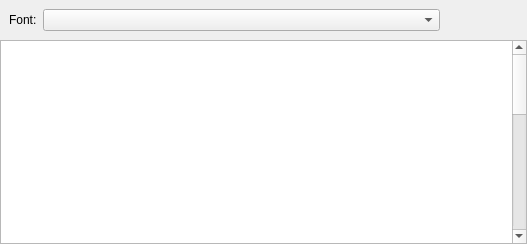
<?xml version="1.0" encoding="UTF-8"?>
<ui version="4.0">
 <class>QUOpenFontDialog</class>
 <widget class="QDialog" name="QUOpenFontDialog">
  <property name="geometry">
   <rect>
    <x>0</x>
    <y>0</y>
    <width>527</width>
    <height>244</height>
   </rect>
  </property>
  <property name="windowTitle">
   <string>Select Font</string>
  </property>
  <layout class="QVBoxLayout" name="verticalLayout">
   <property name="spacing">
    <number>0</number>
   </property>
   <property name="leftMargin">
    <number>0</number>
   </property>
   <property name="topMargin">
    <number>0</number>
   </property>
   <property name="rightMargin">
    <number>0</number>
   </property>
   <property name="bottomMargin">
    <number>0</number>
   </property>
   <item>
    <widget class="QWidget" name="widget" native="true">
     <layout class="QHBoxLayout" name="horizontalLayout_2">
      <item>
       <widget class="QLabel" name="label">
        <property name="text">
         <string>Font:</string>
        </property>
       </widget>
      </item>
      <item>
       <widget class="QUFontComboBox" name="fontComboBox">
        <property name="sizePolicy">
         <sizepolicy hsizetype="Expanding" vsizetype="Fixed">
          <horstretch>0</horstretch>
          <verstretch>0</verstretch>
         </sizepolicy>
        </property>
       </widget>
      </item>
      <item>
       <layout class="QHBoxLayout" name="horizontalLayout">
        <property name="spacing">
         <number>3</number>
        </property>
        <item>
         <widget class="QPushButton" name="browseButton">
          <property name="sizePolicy">
           <sizepolicy hsizetype="Fixed" vsizetype="Fixed">
            <horstretch>0</horstretch>
            <verstretch>0</verstretch>
           </sizepolicy>
          </property>
          <property name="maximumSize">
           <size>
            <width>22</width>
            <height>22</height>
           </size>
          </property>
          <property name="toolTip">
           <string>Open File</string>
          </property>
          <property name="text">
           <string/>
          </property>
          <property name="icon">
           <iconset resource="QUApplication.qrc">
            <normaloff>:/images/open_d.svg</normaloff>:/images/open_d.svg</iconset>
          </property>
          <property name="iconSize">
           <size>
            <width>22</width>
            <height>22</height>
           </size>
          </property>
          <property name="flat">
           <bool>true</bool>
          </property>
         </widget>
        </item>
        <item>
         <widget class="QPushButton" name="filterButton">
          <property name="maximumSize">
           <size>
            <width>22</width>
            <height>22</height>
           </size>
          </property>
          <property name="toolTip">
           <string>Filter</string>
          </property>
          <property name="text">
           <string/>
          </property>
          <property name="icon">
           <iconset resource="QUApplication.qrc">
            <normaloff>:/images/filter_d.png</normaloff>:/images/filter_d.png</iconset>
          </property>
          <property name="iconSize">
           <size>
            <width>22</width>
            <height>22</height>
           </size>
          </property>
          <property name="autoDefault">
           <bool>false</bool>
          </property>
          <property name="flat">
           <bool>true</bool>
          </property>
         </widget>
        </item>
        <item>
         <widget class="QPushButton" name="okButton">
          <property name="sizePolicy">
           <sizepolicy hsizetype="Fixed" vsizetype="Fixed">
            <horstretch>0</horstretch>
            <verstretch>0</verstretch>
           </sizepolicy>
          </property>
          <property name="minimumSize">
           <size>
            <width>22</width>
            <height>22</height>
           </size>
          </property>
          <property name="maximumSize">
           <size>
            <width>22</width>
            <height>22</height>
           </size>
          </property>
          <property name="toolTip">
           <string>OK</string>
          </property>
          <property name="text">
           <string/>
          </property>
          <property name="icon">
           <iconset resource="QUApplication.qrc">
            <normaloff>:/images/ok.png</normaloff>:/images/ok.png</iconset>
          </property>
          <property name="iconSize">
           <size>
            <width>22</width>
            <height>22</height>
           </size>
          </property>
          <property name="default">
           <bool>true</bool>
          </property>
          <property name="flat">
           <bool>true</bool>
          </property>
         </widget>
        </item>
       </layout>
      </item>
     </layout>
    </widget>
   </item>
   <item>
    <widget class="QTextBrowser" name="textBrowser">
     <property name="html">
      <string>&lt;!DOCTYPE HTML PUBLIC &quot;-//W3C//DTD HTML 4.0//EN&quot; &quot;http://www.w3.org/TR/REC-html40/strict.dtd&quot;&gt;
&lt;html&gt;&lt;head&gt;&lt;meta name=&quot;qrichtext&quot; content=&quot;1&quot; /&gt;&lt;style type=&quot;text/css&quot;&gt;
p, li { white-space: pre-wrap; }
&lt;/style&gt;&lt;/head&gt;&lt;body style=&quot; font-family:'.SF NS Text'; font-size:13pt; font-weight:400; font-style:normal;&quot;&gt;
&lt;table border=&quot;0&quot; style=&quot; margin-top:0px; margin-bottom:0px; margin-left:0px; margin-right:0px;&quot; cellspacing=&quot;2&quot; cellpadding=&quot;0&quot;&gt;
&lt;tr&gt;
&lt;td style=&quot; vertical-align:top;&quot;&gt;
&lt;p align=&quot;right&quot; style=&quot; margin-top:0px; margin-bottom:0px; margin-left:0px; margin-right:0px; -qt-block-indent:0; text-indent:0px;&quot;&gt;&lt;span style=&quot; font-family:'-apple-system'; font-size:11px; color:#ffffff;&quot;&gt;UI Name:&lt;/span&gt;&lt;/p&gt;&lt;/td&gt;
&lt;td&gt;
&lt;p style=&quot; margin-top:0px; margin-bottom:0px; margin-left:0px; margin-right:0px; -qt-block-indent:0; text-indent:0px;&quot;&gt;&lt;span style=&quot; font-family:'-apple-system'; font-size:11px; color:#ffffff;&quot;&gt;Symbol - Regular&lt;/span&gt;&lt;/p&gt;&lt;/td&gt;&lt;/tr&gt;
&lt;tr&gt;
&lt;td style=&quot; vertical-align:top;&quot;&gt;
&lt;p align=&quot;right&quot; style=&quot; margin-top:0px; margin-bottom:0px; margin-left:0px; margin-right:0px; -qt-block-indent:0; text-indent:0px;&quot;&gt;&lt;span style=&quot; font-family:'-apple-system'; font-size:11px; color:#ffffff;&quot;&gt;Postscript Name:&lt;/span&gt;&lt;/p&gt;&lt;/td&gt;
&lt;td&gt;
&lt;p style=&quot; margin-top:0px; margin-bottom:0px; margin-left:0px; margin-right:0px; -qt-block-indent:0; text-indent:0px;&quot;&gt;&lt;span style=&quot; font-family:'-apple-system'; font-size:11px; color:#ffffff;&quot;&gt;Symbol&lt;/span&gt;&lt;/p&gt;&lt;/td&gt;&lt;/tr&gt;
&lt;tr&gt;
&lt;td style=&quot; vertical-align:top;&quot;&gt;
&lt;p align=&quot;right&quot; style=&quot; margin-top:0px; margin-bottom:0px; margin-left:0px; margin-right:0px; -qt-block-indent:0; text-indent:0px;&quot;&gt;&lt;span style=&quot; font-family:'-apple-system'; font-size:11px; color:#ffffff;&quot;&gt;Num Glyphs:&lt;/span&gt;&lt;/p&gt;&lt;/td&gt;
&lt;td&gt;
&lt;p style=&quot; margin-top:0px; margin-bottom:0px; margin-left:0px; margin-right:0px; -qt-block-indent:0; text-indent:0px;&quot;&gt;&lt;span style=&quot; font-family:'-apple-system'; font-size:11px; color:#ffffff;&quot;&gt;200&lt;/span&gt;&lt;/p&gt;&lt;/td&gt;&lt;/tr&gt;
&lt;tr&gt;
&lt;td style=&quot; vertical-align:top;&quot;&gt;
&lt;p align=&quot;right&quot; style=&quot; margin-top:0px; margin-bottom:0px; margin-left:0px; margin-right:0px; -qt-block-indent:0; text-indent:0px;&quot;&gt;&lt;span style=&quot; font-family:'-apple-system'; font-size:11px; color:#ffffff;&quot;&gt;UPEM:&lt;/span&gt;&lt;/p&gt;&lt;/td&gt;
&lt;td&gt;
&lt;p style=&quot; margin-top:0px; margin-bottom:0px; margin-left:0px; margin-right:0px; -qt-block-indent:0; text-indent:0px;&quot;&gt;&lt;span style=&quot; font-family:'-apple-system'; font-size:11px; color:#ffffff;&quot;&gt;2048&lt;/span&gt;&lt;/p&gt;&lt;/td&gt;&lt;/tr&gt;
&lt;tr&gt;
&lt;td style=&quot; vertical-align:top;&quot;&gt;
&lt;p align=&quot;right&quot; style=&quot; margin-top:0px; margin-bottom:0px; margin-left:0px; margin-right:0px; -qt-block-indent:0; text-indent:0px;&quot;&gt;&lt;span style=&quot; font-family:'-apple-system'; font-size:11px; color:#ffffff;&quot;&gt;Created Date:&lt;/span&gt;&lt;/p&gt;&lt;/td&gt;
&lt;td&gt;
&lt;p style=&quot; margin-top:0px; margin-bottom:0px; margin-left:0px; margin-right:0px; -qt-block-indent:0; text-indent:0px;&quot;&gt;&lt;span style=&quot; font-family:'-apple-system'; font-size:11px; color:#ffffff;&quot;&gt;1990-01-08 00:00:00 +0000&lt;/span&gt;&lt;/p&gt;&lt;/td&gt;&lt;/tr&gt;
&lt;tr&gt;
&lt;td style=&quot; vertical-align:top;&quot;&gt;
&lt;p align=&quot;right&quot; style=&quot; margin-top:0px; margin-bottom:0px; margin-left:0px; margin-right:0px; -qt-block-indent:0; text-indent:0px;&quot;&gt;&lt;span style=&quot; font-family:'-apple-system'; font-size:11px; color:#ffffff;&quot;&gt;Modified Date:&lt;/span&gt;&lt;/p&gt;&lt;/td&gt;
&lt;td&gt;
&lt;p style=&quot; margin-top:0px; margin-bottom:0px; margin-left:0px; margin-right:0px; -qt-block-indent:0; text-indent:0px;&quot;&gt;&lt;span style=&quot; font-family:'-apple-system'; font-size:11px; color:#ffffff;&quot;&gt;2017-06-09 21:13:33 +0000&lt;/span&gt;&lt;/p&gt;&lt;/td&gt;&lt;/tr&gt;
&lt;tr&gt;
&lt;td style=&quot; vertical-align:top;&quot;&gt;
&lt;p align=&quot;right&quot; style=&quot; margin-top:0px; margin-bottom:0px; margin-left:0px; margin-right:0px; -qt-block-indent:0; text-indent:0px;&quot;&gt;&lt;span style=&quot; font-family:'-apple-system'; font-size:11px; color:#ffffff;&quot;&gt;OpenType Variation:&lt;/span&gt;&lt;/p&gt;&lt;/td&gt;
&lt;td&gt;
&lt;p style=&quot; margin-top:0px; margin-bottom:0px; margin-left:0px; margin-right:0px; -qt-block-indent:0; text-indent:0px;&quot;&gt;&lt;span style=&quot; font-family:'-apple-system'; font-size:11px; color:#ffffff;&quot;&gt;NO&lt;/span&gt;&lt;/p&gt;&lt;/td&gt;&lt;/tr&gt;
&lt;tr&gt;
&lt;td style=&quot; vertical-align:top;&quot;&gt;
&lt;p align=&quot;right&quot; style=&quot; margin-top:0px; margin-bottom:0px; margin-left:0px; margin-right:0px; -qt-block-indent:0; text-indent:0px;&quot;&gt;&lt;span style=&quot; font-family:'-apple-system'; font-size:11px; color:#ffffff;&quot;&gt;Multiple Master:&lt;/span&gt;&lt;/p&gt;&lt;/td&gt;
&lt;td&gt;
&lt;p style=&quot; margin-top:0px; margin-bottom:0px; margin-left:0px; margin-right:0px; -qt-block-indent:0; text-indent:0px;&quot;&gt;&lt;span style=&quot; font-family:'-apple-system'; font-size:11px; color:#ffffff;&quot;&gt;NO&lt;/span&gt;&lt;/p&gt;&lt;/td&gt;&lt;/tr&gt;
&lt;tr&gt;
&lt;td style=&quot; vertical-align:top;&quot;&gt;
&lt;p align=&quot;right&quot; style=&quot; margin-top:0px; margin-bottom:0px; margin-left:0px; margin-right:0px; -qt-block-indent:0; text-indent:0px;&quot;&gt;&lt;span style=&quot; font-family:'-apple-system'; font-size:11px; color:#ffffff;&quot;&gt;OpenType Scripts:&lt;/span&gt;&lt;/p&gt;&lt;/td&gt;
&lt;td&gt;
&lt;p style=&quot; margin-top:0px; margin-bottom:0px; margin-left:0px; margin-right:0px; -qt-block-indent:0; text-indent:0px;&quot;&gt;&lt;span style=&quot; font-family:'-apple-system'; font-size:11px; color:#ffffff;&quot;&gt;DFLT&lt;/span&gt;&lt;/p&gt;&lt;/td&gt;&lt;/tr&gt;
&lt;tr&gt;
&lt;td style=&quot; vertical-align:top;&quot;&gt;
&lt;p align=&quot;right&quot; style=&quot; margin-top:0px; margin-bottom:0px; margin-left:0px; margin-right:0px; -qt-block-indent:0; text-indent:0px;&quot;&gt;&lt;span style=&quot; font-family:'-apple-system'; font-size:11px; color:#ffffff;&quot;&gt;OpenType Languages:&lt;/span&gt;&lt;/p&gt;&lt;/td&gt;
&lt;td&gt;&lt;/td&gt;&lt;/tr&gt;
&lt;tr&gt;
&lt;td style=&quot; vertical-align:top;&quot;&gt;
&lt;p align=&quot;right&quot; style=&quot; margin-top:0px; margin-bottom:0px; margin-left:0px; margin-right:0px; -qt-block-indent:0; text-indent:0px;&quot;&gt;&lt;span style=&quot; font-family:'-apple-system'; font-size:11px; color:#ffffff;&quot;&gt;OpenType Features:&lt;/span&gt;&lt;/p&gt;&lt;/td&gt;
&lt;td&gt;
&lt;p style=&quot; margin-top:0px; margin-bottom:0px; margin-left:0px; margin-right:0px; -qt-block-indent:0; text-indent:0px;&quot;&gt;&lt;span style=&quot; font-family:'-apple-system'; font-size:11px; color:#ffffff;&quot;&gt;ccmp&lt;/span&gt;&lt;/p&gt;&lt;/td&gt;&lt;/tr&gt;
&lt;tr&gt;
&lt;td colspan=&quot;2&quot; style=&quot; vertical-align:bottom;&quot;&gt;
&lt;p align=&quot;center&quot; style=&quot; margin-top:0px; margin-bottom:0px; margin-left:0px; margin-right:0px; -qt-block-indent:0; text-indent:0px;&quot;&gt;&lt;span style=&quot; font-family:'-apple-system'; font-size:11px; color:#ffffff;&quot;&gt;▒▒▒▒▒▒▒▒▒▒▒▒▒▒▒ NAMES ▒▒▒▒▒▒▒▒▒▒▒▒▒▒▒&lt;/span&gt;&lt;/p&gt;&lt;/td&gt;&lt;/tr&gt;
&lt;tr&gt;
&lt;td style=&quot; vertical-align:top;&quot;&gt;
&lt;p align=&quot;right&quot; style=&quot; margin-top:0px; margin-bottom:0px; margin-left:0px; margin-right:0px; -qt-block-indent:0; text-indent:0px;&quot;&gt;&lt;span style=&quot; font-family:'-apple-system'; font-size:11px; color:#ffffff;&quot;&gt;Family Name:&lt;/span&gt;&lt;/p&gt;&lt;/td&gt;
&lt;td&gt;
&lt;p style=&quot; margin-top:0px; margin-bottom:0px; margin-left:0px; margin-right:0px; -qt-block-indent:0; text-indent:0px;&quot;&gt;&lt;span style=&quot; font-family:'-apple-system'; font-size:11px; color:#ffffff;&quot;&gt;Symbol&lt;/span&gt;&lt;/p&gt;&lt;/td&gt;&lt;/tr&gt;
&lt;tr&gt;
&lt;td style=&quot; vertical-align:top;&quot;&gt;
&lt;p align=&quot;right&quot; style=&quot; margin-top:0px; margin-bottom:0px; margin-left:0px; margin-right:0px; -qt-block-indent:0; text-indent:0px;&quot;&gt;&lt;span style=&quot; font-family:'-apple-system'; font-size:11px; color:#ffffff;&quot;&gt;Style Name:&lt;/span&gt;&lt;/p&gt;&lt;/td&gt;
&lt;td&gt;
&lt;p style=&quot; margin-top:0px; margin-bottom:0px; margin-left:0px; margin-right:0px; -qt-block-indent:0; text-indent:0px;&quot;&gt;&lt;span style=&quot; font-family:'-apple-system'; font-size:11px; color:#ffffff;&quot;&gt;Regular&lt;/span&gt;&lt;/p&gt;&lt;/td&gt;&lt;/tr&gt;
&lt;tr&gt;
&lt;td style=&quot; vertical-align:top;&quot;&gt;
&lt;p align=&quot;right&quot; style=&quot; margin-top:0px; margin-bottom:0px; margin-left:0px; margin-right:0px; -qt-block-indent:0; text-indent:0px;&quot;&gt;&lt;span style=&quot; font-family:'-apple-system'; font-size:11px; color:#ffffff;&quot;&gt;Full Name:&lt;/span&gt;&lt;/p&gt;&lt;/td&gt;
&lt;td&gt;
&lt;p style=&quot; margin-top:0px; margin-bottom:0px; margin-left:0px; margin-right:0px; -qt-block-indent:0; text-indent:0px;&quot;&gt;&lt;span style=&quot; font-family:'-apple-system'; font-size:11px; font-style:italic; color:#ffffff;&quot;&gt;nil&lt;/span&gt;&lt;/p&gt;&lt;/td&gt;&lt;/tr&gt;
&lt;tr&gt;
&lt;td style=&quot; vertical-align:top;&quot;&gt;
&lt;p align=&quot;right&quot; style=&quot; margin-top:0px; margin-bottom:0px; margin-left:0px; margin-right:0px; -qt-block-indent:0; text-indent:0px;&quot;&gt;&lt;span style=&quot; font-family:'-apple-system'; font-size:11px; color:#ffffff;&quot;&gt;Localized Family Names:&lt;/span&gt;&lt;/p&gt;&lt;/td&gt;
&lt;td&gt;
&lt;p style=&quot; margin-top:0px; margin-bottom:0px; margin-left:0px; margin-right:0px; -qt-block-indent:0; text-indent:0px;&quot;&gt;&lt;span style=&quot; font-family:'-apple-system'; font-size:11px; color:#ffffff;&quot;&gt;en = Symbol&lt;/span&gt;&lt;/p&gt;&lt;/td&gt;&lt;/tr&gt;
&lt;tr&gt;
&lt;td style=&quot; vertical-align:top;&quot;&gt;
&lt;p align=&quot;right&quot; style=&quot; margin-top:0px; margin-bottom:0px; margin-left:0px; margin-right:0px; -qt-block-indent:0; text-indent:0px;&quot;&gt;&lt;span style=&quot; font-family:'-apple-system'; font-size:11px; color:#ffffff;&quot;&gt;Localized Style Names:&lt;/span&gt;&lt;/p&gt;&lt;/td&gt;
&lt;td&gt;
&lt;p style=&quot; margin-top:0px; margin-bottom:0px; margin-left:0px; margin-right:0px; -qt-block-indent:0; text-indent:0px;&quot;&gt;&lt;span style=&quot; font-family:'-apple-system'; font-size:11px; color:#ffffff;&quot;&gt;da = Ordinær&lt;br /&gt;nl = Regulier&lt;br /&gt;ko = 일반체&lt;br /&gt;ja = レギュラー&lt;br /&gt;zh-tw = 標準體&lt;br /&gt;fr = Normal&lt;br /&gt;it = Regolare&lt;br /&gt;fi = Normaali&lt;br /&gt;pt = Normal&lt;br /&gt;ru = Обычный&lt;br /&gt;sv = Normal&lt;br /&gt;en = Regular&lt;br /&gt;no = Normal&lt;br /&gt;es = Normal&lt;br /&gt;zh-cn = 常规体&lt;br /&gt;de = Normal&lt;/span&gt;&lt;/p&gt;&lt;/td&gt;&lt;/tr&gt;
&lt;tr&gt;
&lt;td style=&quot; vertical-align:top;&quot;&gt;
&lt;p align=&quot;right&quot; style=&quot; margin-top:0px; margin-bottom:0px; margin-left:0px; margin-right:0px; -qt-block-indent:0; text-indent:0px;&quot;&gt;&lt;span style=&quot; font-family:'-apple-system'; font-size:11px; color:#ffffff;&quot;&gt;Localized Full Names:&lt;/span&gt;&lt;/p&gt;&lt;/td&gt;
&lt;td&gt;
&lt;p style=&quot; margin-top:0px; margin-bottom:0px; margin-left:0px; margin-right:0px; -qt-block-indent:0; text-indent:0px;&quot;&gt;&lt;span style=&quot; font-family:'-apple-system'; font-size:11px; color:#ffffff;&quot;&gt;en = Symbol&lt;/span&gt;&lt;/p&gt;&lt;/td&gt;&lt;/tr&gt;
&lt;tr&gt;
&lt;td style=&quot; vertical-align:top;&quot;&gt;
&lt;p align=&quot;right&quot; style=&quot; margin-top:0px; margin-bottom:0px; margin-left:0px; margin-right:0px; -qt-block-indent:0; text-indent:0px;&quot;&gt;&lt;span style=&quot; font-family:'-apple-system'; font-size:11px; color:#ffffff;&quot;&gt;Design Languages:&lt;/span&gt;&lt;/p&gt;&lt;/td&gt;
&lt;td&gt;
&lt;p style=&quot; margin-top:0px; margin-bottom:0px; margin-left:0px; margin-right:0px; -qt-block-indent:0; text-indent:0px;&quot;&gt;&lt;span style=&quot; font-family:'-apple-system'; font-size:11px; color:#ffffff;&quot;&gt;da, nl, ko, ja, zh-tw, fr, it, fi, pt, sv, ru, en, no, es, zh-cn, de&lt;/span&gt;&lt;/p&gt;&lt;/td&gt;&lt;/tr&gt;
&lt;tr&gt;
&lt;td colspan=&quot;2&quot; style=&quot; vertical-align:bottom;&quot;&gt;
&lt;p align=&quot;center&quot; style=&quot; margin-top:0px; margin-bottom:0px; margin-left:0px; margin-right:0px; -qt-block-indent:0; text-indent:0px;&quot;&gt;&lt;span style=&quot; font-family:'-apple-system'; font-size:11px; color:#ffffff;&quot;&gt;▒▒▒▒▒▒▒▒▒▒▒▒▒▒▒ META DATA ▒▒▒▒▒▒▒▒▒▒▒▒▒▒▒&lt;/span&gt;&lt;/p&gt;&lt;/td&gt;&lt;/tr&gt;
&lt;tr&gt;
&lt;td style=&quot; vertical-align:top;&quot;&gt;
&lt;p align=&quot;right&quot; style=&quot; margin-top:0px; margin-bottom:0px; margin-left:0px; margin-right:0px; -qt-block-indent:0; text-indent:0px;&quot;&gt;&lt;span style=&quot; font-family:'-apple-system'; font-size:11px; color:#ffffff;&quot;&gt;Format:&lt;/span&gt;&lt;/p&gt;&lt;/td&gt;
&lt;td&gt;
&lt;p style=&quot; margin-top:0px; margin-bottom:0px; margin-left:0px; margin-right:0px; -qt-block-indent:0; text-indent:0px;&quot;&gt;&lt;span style=&quot; font-family:'-apple-system'; font-size:11px; color:#ffffff;&quot;&gt;TrueType&lt;/span&gt;&lt;/p&gt;&lt;/td&gt;&lt;/tr&gt;
&lt;tr&gt;
&lt;td style=&quot; vertical-align:top;&quot;&gt;
&lt;p align=&quot;right&quot; style=&quot; margin-top:0px; margin-bottom:0px; margin-left:0px; margin-right:0px; -qt-block-indent:0; text-indent:0px;&quot;&gt;&lt;span style=&quot; font-family:'-apple-system'; font-size:11px; color:#ffffff;&quot;&gt;IsCID:&lt;/span&gt;&lt;/p&gt;&lt;/td&gt;
&lt;td&gt;
&lt;p style=&quot; margin-top:0px; margin-bottom:0px; margin-left:0px; margin-right:0px; -qt-block-indent:0; text-indent:0px;&quot;&gt;&lt;span style=&quot; font-family:'-apple-system'; font-size:11px; color:#ffffff;&quot;&gt;NO&lt;/span&gt;&lt;/p&gt;&lt;/td&gt;&lt;/tr&gt;
&lt;tr&gt;
&lt;td style=&quot; vertical-align:top;&quot;&gt;
&lt;p align=&quot;right&quot; style=&quot; margin-top:0px; margin-bottom:0px; margin-left:0px; margin-right:0px; -qt-block-indent:0; text-indent:0px;&quot;&gt;&lt;span style=&quot; font-family:'-apple-system'; font-size:11px; color:#ffffff;&quot;&gt;Vender:&lt;/span&gt;&lt;/p&gt;&lt;/td&gt;
&lt;td&gt;
&lt;p style=&quot; margin-top:0px; margin-bottom:0px; margin-left:0px; margin-right:0px; -qt-block-indent:0; text-indent:0px;&quot;&gt;&lt;span style=&quot; font-family:'-apple-system'; font-size:11px; color:#ffffff;&quot;&gt;pyrs&lt;/span&gt;&lt;/p&gt;&lt;/td&gt;&lt;/tr&gt;
&lt;tr&gt;
&lt;td style=&quot; vertical-align:top;&quot;&gt;
&lt;p align=&quot;right&quot; style=&quot; margin-top:0px; margin-bottom:0px; margin-left:0px; margin-right:0px; -qt-block-indent:0; text-indent:0px;&quot;&gt;&lt;span style=&quot; font-family:'-apple-system'; font-size:11px; color:#ffffff;&quot;&gt;Version:&lt;/span&gt;&lt;/p&gt;&lt;/td&gt;
&lt;td&gt;
&lt;p style=&quot; margin-top:0px; margin-bottom:0px; margin-left:0px; margin-right:0px; -qt-block-indent:0; text-indent:0px;&quot;&gt;&lt;span style=&quot; font-family:'-apple-system'; font-size:11px; color:#ffffff;&quot;&gt;13.0d2e2&lt;/span&gt;&lt;/p&gt;&lt;/td&gt;&lt;/tr&gt;&lt;/table&gt;&lt;/body&gt;&lt;/html&gt;</string>
     </property>
    </widget>
   </item>
  </layout>
  <action name="actionOpen">
   <property name="text">
    <string>Open From File</string>
   </property>
  </action>
  <action name="actionOpenFromFile">
   <property name="text">
    <string>Open</string>
   </property>
  </action>
  <action name="actionClose">
   <property name="text">
    <string>Close</string>
   </property>
  </action>
  <action name="actionRecent">
   <property name="text">
    <string>Recent</string>
   </property>
  </action>
  <action name="actionDev_Links">
   <property name="text">
    <string>Dev Links</string>
   </property>
  </action>
  <action name="actionGlyph">
   <property name="text">
    <string>Glyph</string>
   </property>
  </action>
  <action name="actionUnicode">
   <property name="text">
    <string>Unicode</string>
   </property>
  </action>
 </widget>
 <customwidgets>
  <customwidget>
   <class>QUFontComboBox</class>
   <extends>QComboBox</extends>
   <header>QUFontComboBox.h</header>
  </customwidget>
 </customwidgets>
 <resources>
  <include location="QUApplication.qrc"/>
 </resources>
 <connections>
  <connection>
   <sender>okButton</sender>
   <signal>clicked()</signal>
   <receiver>QUOpenFontDialog</receiver>
   <slot>accept()</slot>
   <hints>
    <hint type="sourcelabel">
     <x>747</x>
     <y>27</y>
    </hint>
    <hint type="destinationlabel">
     <x>399</x>
     <y>299</y>
    </hint>
   </hints>
  </connection>
 </connections>
</ui>
